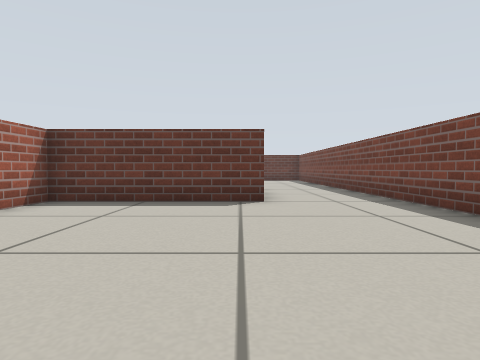
View 1 (above)

16 first-person views from a walk through a robot-simulator world made for Gazebo. The camera is 0.34 m above the floor, tilts 2° down and sees 75° across. The floor is counted in squares, 0.5 m on a side. Each view is taken from the middle of a square. On the plan, view 1 faces up. The plan holds only what a view shows up to about 10 squares ahead; the rest is blank. Simple shapes stand in for some stock models. Surface patterns are stand-ins for the level's own textures.

View 2
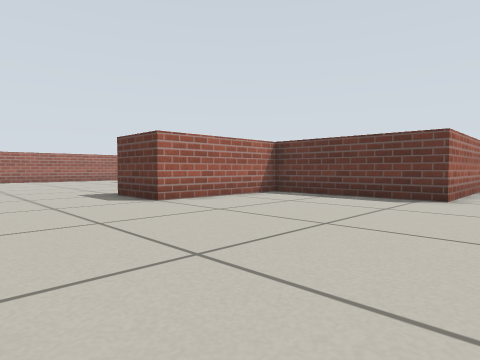

View 3
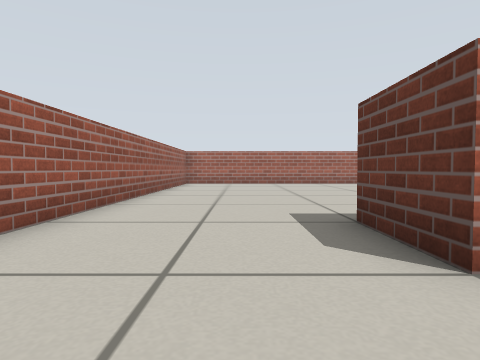

View 4
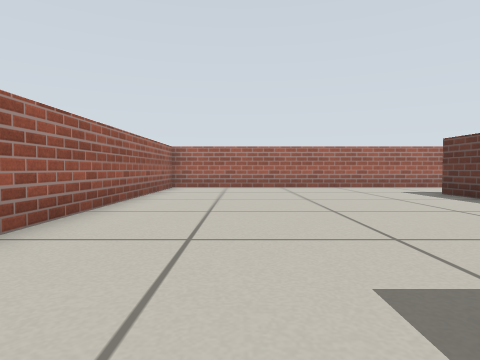

View 5
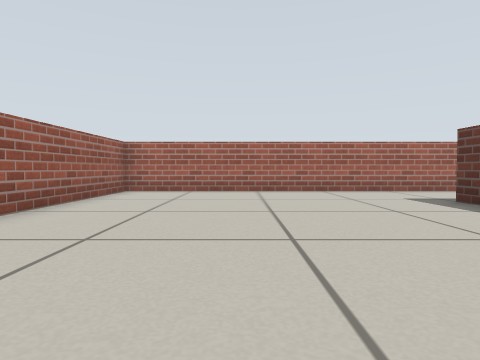

View 6
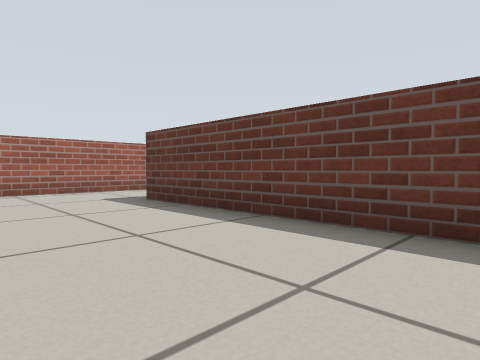

View 7
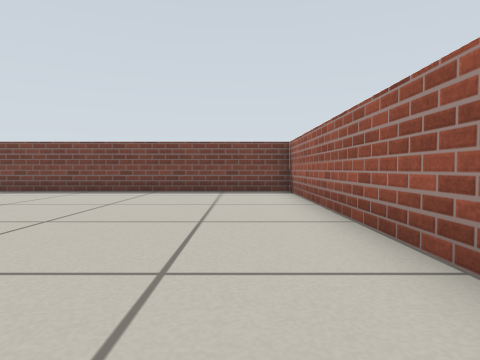

View 8
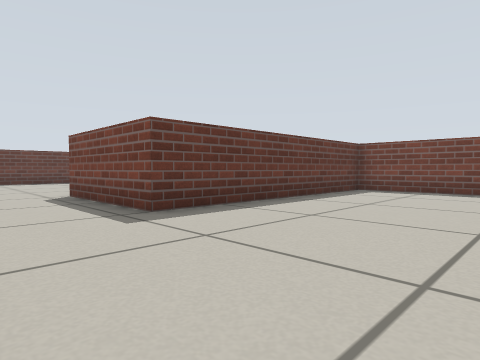

View 9
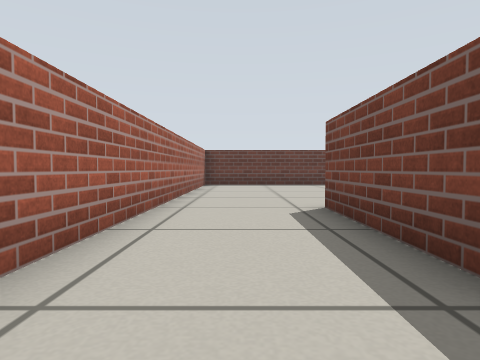

View 10
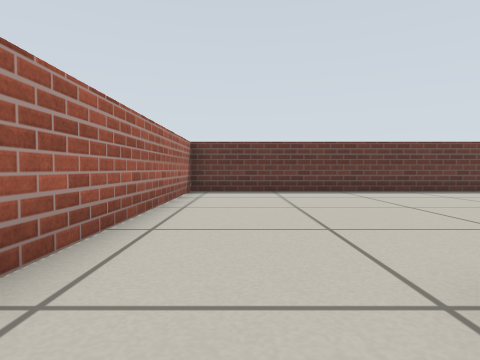

View 11
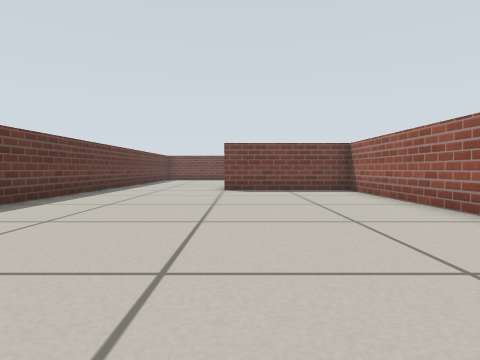

View 12
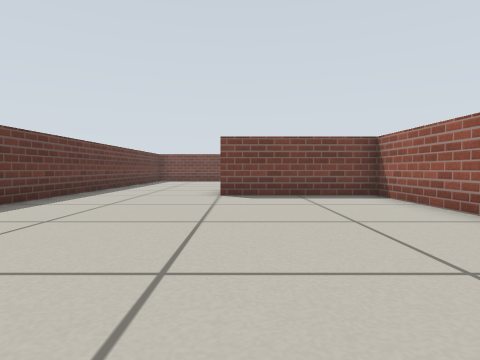

View 13
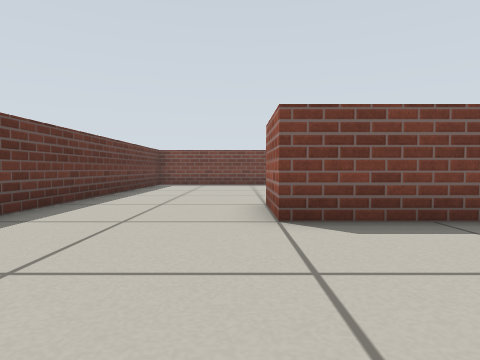

View 14
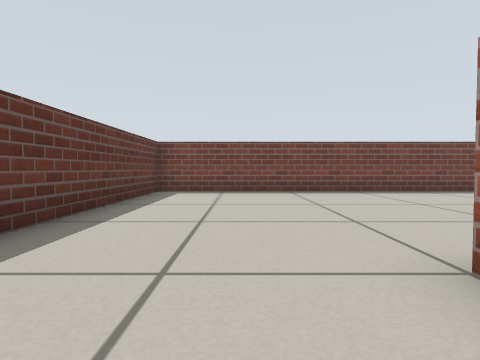

View 15
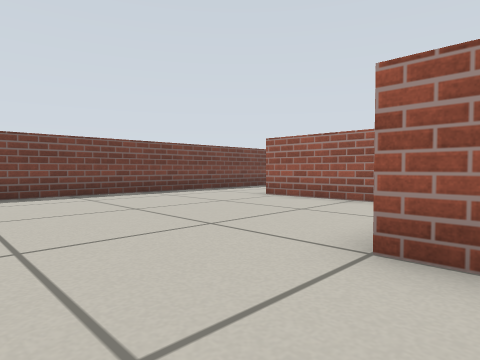

View 16
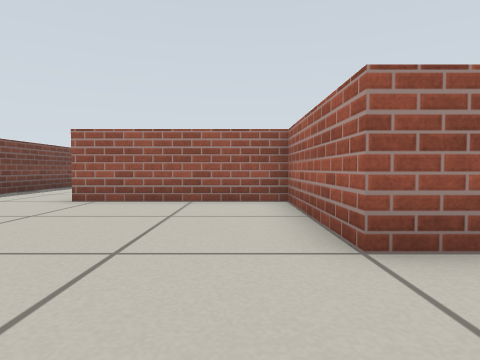

### Floor plan
Key: @ floor where view 1 was taken; # wall or solid block; . floor; B brick block.
Columns run from 17 left of view 1 to 4 right of it. Each row starts with its distance up from view 1.
 19 ######################
 18 #....................#
 17 #....................#
 16 #....................#
 15 #....................#
 14 #..........BBB.......#
 13 #..........B B.......#
 12 #..........B B.......#
 11 #..........B B.......#
 10 #...B BBBBBB  BBBB...#
  9 #...B            B...#
  8 #...B            B...#
  7 #...BBBBBBB   BBBB...#
  6 #..........B B.......#
  5 #..........B B.......#
  4 #..........B B.......#
  3 #..........BBB.......#
  2 #....................#
  1 #....................#
  0 #................@...#
 -1 #....................#
 -2 ######################

Positions as (right, up) in squares from view 1, and headings:
1: (0, 0), facing up
2: (2, -1), facing up-left
3: (-2, 1), facing left
4: (-5, 1), facing left
5: (-7, 2), facing left
6: (-7, 3), facing up-left
7: (-6, 0), facing right
8: (-16, 2), facing up-right
9: (-15, 5), facing up
10: (-15, 9), facing up
11: (-16, 14), facing right
12: (-14, 14), facing right
13: (-10, 15), facing right
14: (-6, 16), facing right
15: (-5, 17), facing down-right
16: (-3, 17), facing down
